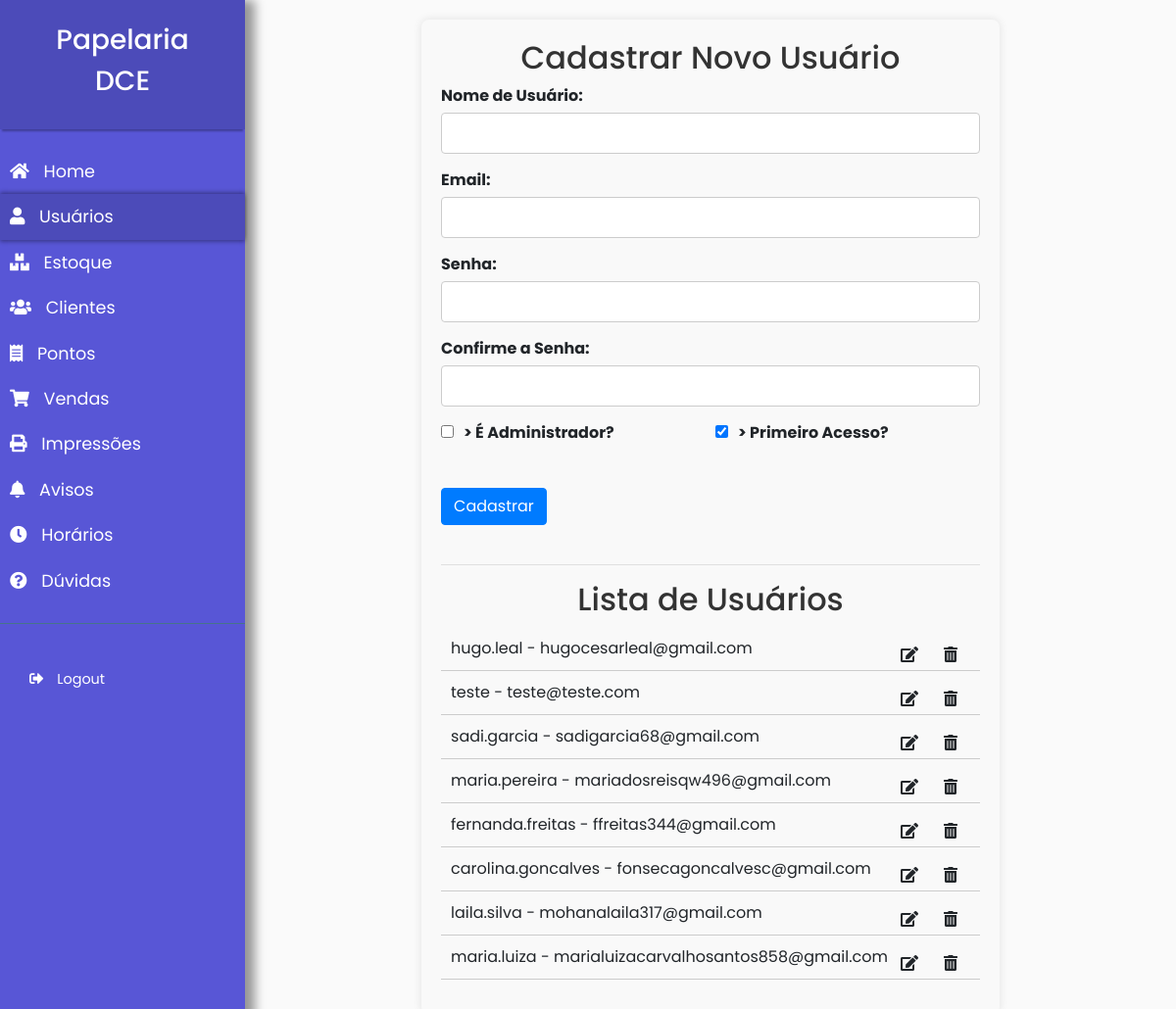
The page /usuarios/ (signed in) on the database its author committed.
### core/models.py (models this page shows, shortened)
class CustomUser(AbstractUser):
    is_admin = models.BooleanField(default=False)
    primeiro_acesso = models.BooleanField(default=True)

### usuarios/views.py (the view)
# urls.py: path('usuarios/', include('usuarios.urls', namespace='usuarios')),
@user_passes_test(is_admin)
def usuarios(request):
    if request.user.primeiro_acesso:
        return redirect('usuarios:trocar-senha')
    if request.method == "POST":
        form = CustomUserCreationForm(request.POST)
        if form.is_valid():
            user = form.save(commit=False)
            user.is_staff = form.cleaned_data['is_admin']
            user.is_superuser = form.cleaned_data['is_admin']
            user.save()
            messages.success(request, 'Usuário criado com sucesso!')
            return redirect('usuarios:usuarios')
    else:
        form = CustomUserCreationForm()
    users = get_user_model().objects.all()
    return TemplateResponse(request, 'usuarios.html', {'form': form, 'users': users})

### usuarios/forms.py
class CustomUserCreationForm(UserCreationForm):
    email = forms.EmailField(required=True)
    is_admin = forms.BooleanField(required=False, initial=False)
    primeiro_acesso = forms.BooleanField(required=False, initial=True)
    class Meta:
        model = CustomUser
        fields = ('username', 'email', 'password1', 'password2', 'is_admin', 'primeiro_acesso')

### core/utils.py (called while the page is built)
def is_admin(user):
    return user.is_staff

### usuarios/templates/usuarios.html (shortened to what this page needs)
{% extends base_template %}
{% block body %}
<div class="usuarios-container">
    <h2>Cadastrar Novo Usuário</h2>
    <form method="POST">
        <div class="form-group">
            <label for="id_username">Nome de Usuário:</label>
            {{ form.username }}
        </div>
        <div class="form-group">
            <label for="id_email">Email:</label>
            {{ form.email }}
        </div>
        <div class="form-group">
            <label for="id_password1">Senha:</label>
            {{ form.password1 }}
        </div>
        <div class="form-group">
            <label for="id_password2">Confirme a Senha:</label>
            {{ form.password2 }}
        </div>
        <div class="form-row">
            <div class="form-group col-md-6">
                <label for="id_is_admin">
                <input type="checkbox" id="id_is_admin" name="is_admin" {{ form.is_admin }}> É Administrador?
                </label>
            </div>
            <div class="form-group col-md-6">
                <label for="id_primeiro_acesso">
                <input type="checkbox" id="id_primeiro_acesso" name="primeiro_acesso" {{ form.primeiro_acesso }}> Primeiro Acesso?
                </label>
            </div>
        </div>
        <button class="btn btn-primary my-4" type="submit">Cadastrar</button>
    </form>
    <hr>
    <h2>Lista de Usuários</h2>
    <ul>
        {% for user in users %}
            <li>
                {{ user.username }} - {{ user.email }}
                <button class="btn btn-ExcluirUsuario float-right" data-toggle="modal" data-target="#modalExcluirUsuario" data-id="{{ user.pk }}">
                    <i class="fas fa-trash-alt"></i></button>
                <button class="btn btn-EditarUsuario float-right" data-toggle="modal" data-target="#modalEditarUsuario" data-id="{{ user.pk }}">
                    <i class="fas fa-edit"></i></button>
            </li>
        {% endfor %}
    </ul>
</div>
{% endblock %}

### static/css/base.css (style rules this page uses)
body { font-family: 'Poppins', sans-serif; background: #fafafa; }
i, span { display: inline-block; }

### rows shown on the page
CustomUser: username "hugo.leal", email "hugocesarleal@gmail.com"
CustomUser: username "teste", email "teste@teste.com"
CustomUser: username "sadi.garcia", email "sadigarcia68@gmail.com"
CustomUser: username "maria.pereira", email "mariadosreisqw496@gmail.com"
CustomUser: username "fernanda.freitas", email "ffreitas344@gmail.com"
CustomUser: username "carolina.goncalves", email "fonsecagoncalvesc@gmail.com"
CustomUser: username "laila.silva", email "mohanalaila317@gmail.com"
CustomUser: username "maria.luiza", email "marialuizacarvalhosantos858@gmail.com"
